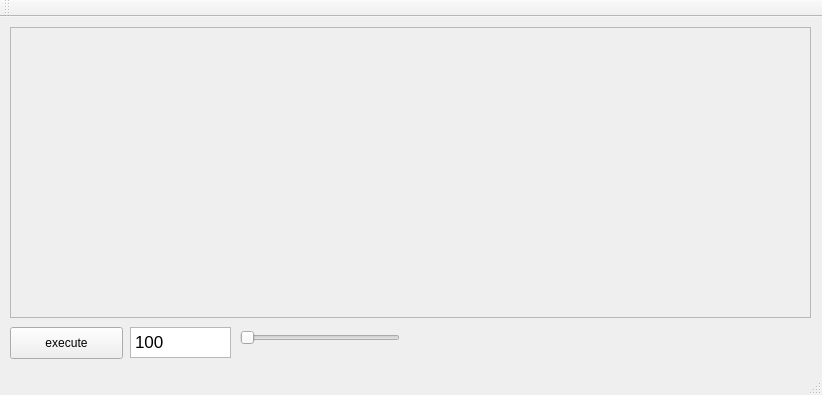
<?xml version="1.0" encoding="UTF-8"?>
<ui version="4.0">
 <class>MainWindow</class>
 <widget class="QMainWindow" name="MainWindow">
  <property name="geometry">
   <rect>
    <x>0</x>
    <y>0</y>
    <width>822</width>
    <height>395</height>
   </rect>
  </property>
  <property name="windowTitle">
   <string>MainWindow</string>
  </property>
  <widget class="QWidget" name="centralWidget">
   <widget class="QPushButton" name="start">
    <property name="geometry">
     <rect>
      <x>10</x>
      <y>310</y>
      <width>113</width>
      <height>32</height>
     </rect>
    </property>
    <property name="text">
     <string>execute</string>
    </property>
   </widget>
   <widget class="QTextEdit" name="input">
    <property name="geometry">
     <rect>
      <x>130</x>
      <y>310</y>
      <width>101</width>
      <height>31</height>
     </rect>
    </property>
    <property name="html">
     <string>&lt;!DOCTYPE HTML PUBLIC &quot;-//W3C//DTD HTML 4.0//EN&quot; &quot;http://www.w3.org/TR/REC-html40/strict.dtd&quot;&gt;
&lt;html&gt;&lt;head&gt;&lt;meta name=&quot;qrichtext&quot; content=&quot;1&quot; /&gt;&lt;style type=&quot;text/css&quot;&gt;
p, li { white-space: pre-wrap; }
&lt;/style&gt;&lt;/head&gt;&lt;body style=&quot; font-family:'.SF NS Text'; font-size:13pt; font-weight:400; font-style:normal;&quot;&gt;
&lt;p style=&quot; margin-top:0px; margin-bottom:0px; margin-left:0px; margin-right:0px; -qt-block-indent:0; text-indent:0px;&quot;&gt;100&lt;/p&gt;&lt;/body&gt;&lt;/html&gt;</string>
    </property>
   </widget>
   <widget class="QTextEdit" name="output">
    <property name="enabled">
     <bool>false</bool>
    </property>
    <property name="geometry">
     <rect>
      <x>10</x>
      <y>10</y>
      <width>801</width>
      <height>291</height>
     </rect>
    </property>
    <property name="font">
     <font>
      <family>Monaco</family>
      <pointsize>12</pointsize>
     </font>
    </property>
    <property name="html">
     <string>&lt;!DOCTYPE HTML PUBLIC &quot;-//W3C//DTD HTML 4.0//EN&quot; &quot;http://www.w3.org/TR/REC-html40/strict.dtd&quot;&gt;
&lt;html&gt;&lt;head&gt;&lt;meta name=&quot;qrichtext&quot; content=&quot;1&quot; /&gt;&lt;style type=&quot;text/css&quot;&gt;
p, li { white-space: pre-wrap; }
&lt;/style&gt;&lt;/head&gt;&lt;body style=&quot; font-family:'Monaco'; font-size:12pt; font-weight:400; font-style:normal;&quot;&gt;
&lt;p style=&quot; margin-top:12px; margin-bottom:12px; margin-left:0px; margin-right:0px; -qt-block-indent:0; text-indent:0px;&quot;&gt;&lt;br /&gt;&lt;/p&gt;&lt;/body&gt;&lt;/html&gt;</string>
    </property>
   </widget>
   <widget class="QSlider" name="delay">
    <property name="geometry">
     <rect>
      <x>240</x>
      <y>310</y>
      <width>160</width>
      <height>22</height>
     </rect>
    </property>
    <property name="minimum">
     <number>10</number>
    </property>
    <property name="maximum">
     <number>100</number>
    </property>
    <property name="singleStep">
     <number>10</number>
    </property>
    <property name="orientation">
     <enum>Qt::Horizontal</enum>
    </property>
   </widget>
  </widget>
  <widget class="QMenuBar" name="menuBar">
   <property name="geometry">
    <rect>
     <x>0</x>
     <y>0</y>
     <width>822</width>
     <height>22</height>
    </rect>
   </property>
  </widget>
  <widget class="QToolBar" name="mainToolBar">
   <attribute name="toolBarArea">
    <enum>TopToolBarArea</enum>
   </attribute>
   <attribute name="toolBarBreak">
    <bool>false</bool>
   </attribute>
  </widget>
  <widget class="QStatusBar" name="statusBar"/>
 </widget>
 <layoutdefault spacing="6" margin="11"/>
 <resources/>
 <connections/>
</ui>
